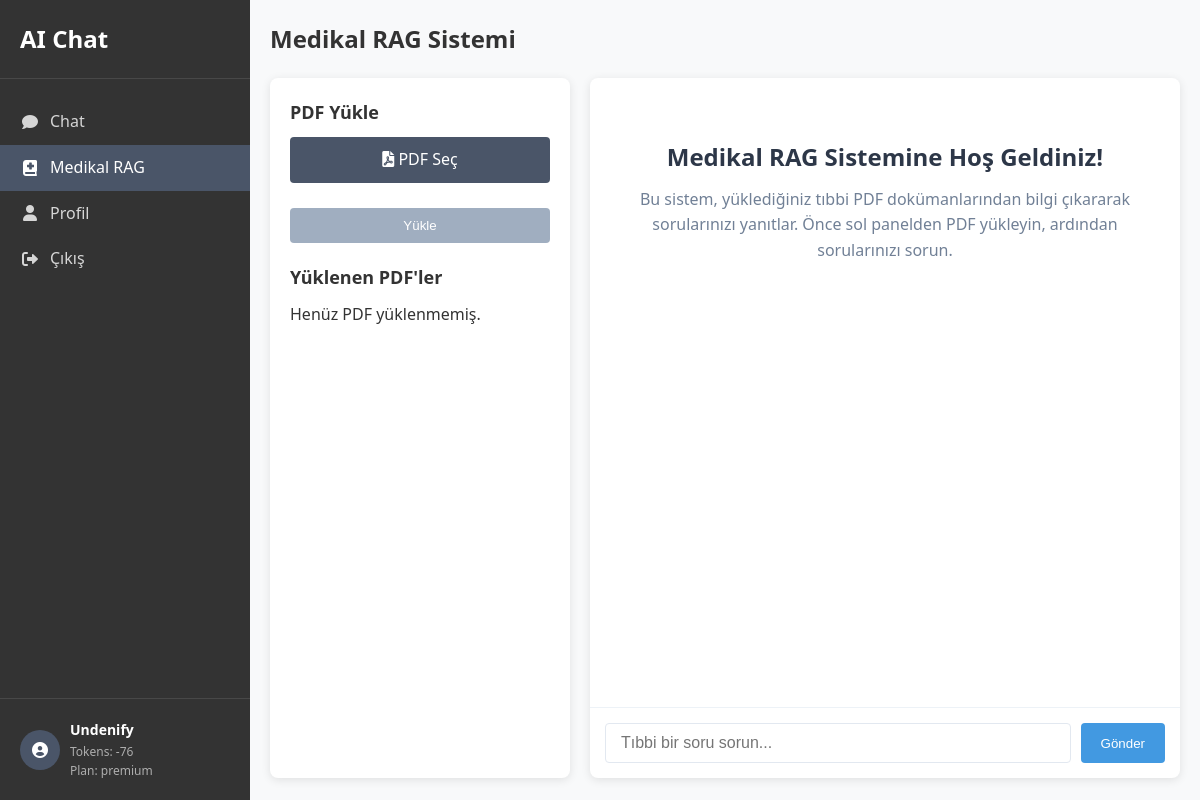
The app's page /rag (signed in) with its own data.
### tables this page shows
CREATE TABLE users (
        id INTEGER PRIMARY KEY AUTOINCREMENT,
        username TEXT UNIQUE NOT NULL,
        email TEXT UNIQUE NOT NULL,
        password TEXT NOT NULL,
        is_admin INTEGER DEFAULT 0,
        tokens_remaining INTEGER DEFAULT 100,
        plan TEXT DEFAULT 'basic',
        created_at TEXT
    , last_token_reset TEXT, last_rag_reset TEXT, rag_searches_remaining INTEGER DEFAULT 1);

### rag_system.py (the view)
@rag_bp.route('/rag')
def rag_index():
    if not session.get('logged_in'):
        return redirect(url_for('login'))
    db = get_db()
    user_id = session.get('user_id')
    user = db.execute('SELECT * FROM users WHERE id = ?', (user_id,)).fetchone()
    pdfs = []
    if os.path.exists(UPLOAD_FOLDER):
        for filename in os.listdir(UPLOAD_FOLDER):
            if filename.endswith('.pdf'):
                pdfs.append(filename)
    return render_template('rag.html', user=user, pdfs=pdfs)

### app.py (called while the page is built)
@app.teardown_appcontext
def close_connection(exception):
    close_db()

### rag_system.py (called while the page is built)
def get_db():
    db = getattr(g, '_database', None)
    if db is None:
        db = g._database = sqlite3.connect(current_app.config['DATABASE'])
        db.row_factory = sqlite3.Row
    return db

### templates/rag.html (shortened to what this page needs)
<!DOCTYPE html>
<html lang="tr">
<head>
    <link rel="stylesheet" href="https://cdnjs.cloudflare.com/ajax/libs/font-awesome/6.0.0-beta3/css/all.min.css">
</head>
<body>
    <div class="container">
        <nav class="sidebar">
            <div class="sidebar-header">
                <h2>AI Chat</h2>
            </div>
            <div class="sidebar-menu">
                <a href="/" class="menu-item">
                    <i class="fas fa-comment"></i>
                    <span>Chat</span>
                </a>
                <a href="/rag" class="menu-item active">
                    <i class="fas fa-book-medical"></i>
                    <span>Medikal RAG</span>
                </a>
                <a href="/profile" class="menu-item">
                    <i class="fas fa-user"></i>
                    <span>Profil</span>
                </a>
                <a href="/logout" class="menu-item">
                    <i class="fas fa-sign-out-alt"></i>
                    <span>Çıkış</span>
                </a>
            </div>
            <div class="sidebar-footer">
                <div class="user-info">
                    <div class="avatar">
                        <i class="fas fa-user-circle"></i>
                    </div>
                    <div class="user-details">
                        <p class="username">{{ user.username }}</p>
                        <p class="tokens">Tokens: <span id="tokens-count">{{ user.tokens_remaining }}</span></p>
                        <p class="plan">Plan: {{ user.plan }}</p>
                    </div>
                </div>
            </div>
        </nav>
        <main class="content">
            <div class="rag-container">
                <div class="rag-header">
                    <h2>Medikal RAG Sistemi</h2>
                </div>
                <div class="rag-content">
                    <div class="rag-sidebar">
                        <div class="pdf-upload">
                            <h3>PDF Yükle</h3>
                            <form id="pdf-upload-form" class="upload-form">
                                <div class="file-input-container">
                                    <label class="file-input-label">
                                        <i class="fas fa-file-pdf"></i> PDF Seç
                                    </label>
                                </div>
                                <button type="submit" id="upload-btn" class="upload-btn" disabled>
                                    <span id="upload-btn-text">Yükle</span>
                                </button>
                            </form>
                        </div>
                        <div class="pdf-list">
                            <h3>Yüklenen PDF'ler</h3>
                            <div id="pdf-list-container">
                            </div>
                        </div>
                    </div>
                    <div class="rag-main">
                        <div class="chat-container">
                            <div class="chat-messages" id="chat-messages">
                                <div class="welcome-message">
                                    <h3>Medikal RAG Sistemine Hoş Geldiniz!</h3>
                                    <p>Bu sistem, yüklediğiniz tıbbi PDF dokümanlarından bilgi çıkararak sorularınızı
                                        yanıtlar. Önce sol panelden PDF yükleyin, ardından sorularınızı sorun.</p>
                                </div>
                            </div>
                            <div class="chat-input">
                                <input type="text" id="question-input" placeholder="Tıbbi bir soru sorun...">
                                <button id="send-btn" class="send-btn">
                                    <span id="send-btn-text">Gönder</span>
                                </button>
                            </div>
                        </div>
                    </div>
                </div>
            </div>
        </main>
    </div>
</body>
</html>

### templates/rag.html (style rules this page uses)
* { margin: 0; padding: 0; box-sizing: border-box; }
body { font-family: 'Segoe UI', Tahoma, Geneva, Verdana, sans-serif; background-color: #f8f9fa; color: #333; line-height: 1.6; height: 100vh; overflow: hidden; }
.container { display: flex; height: 100vh; }
.sidebar { width: 250px; background-color: #333; color: white; display: flex; flex-direction: column; height: 100vh; }
.sidebar-header { padding: 20px; border-bottom: 1px solid rgba(255, 255, 255, 0.1); }
.sidebar-menu { flex: 1; padding: 20px 0; }
.menu-item { display: flex; align-items: center; padding: 10px 20px; color: rgba(255, 255, 255, 0.8); text-decoration: none; transition: all 0.3s ease; }
.menu-item.active { background-color: #4a5568; color: white; }
.menu-item i { margin-right: 10px; width: 20px; text-align: center; }
.sidebar-footer { padding: 20px; border-top: 1px solid rgba(255, 255, 255, 0.1); }
.user-info { display: flex; align-items: center; }
.avatar { width: 40px; height: 40px; border-radius: 50%; background-color: #4a5568; display: flex; align-items: center; justify-content: center; margin-right: 10px; }
.user-details { font-size: 14px; }
.username { font-weight: 600; }
.tokens, .plan { font-size: 12px; color: rgba(255, 255, 255, 0.6); }
.content { flex: 1; display: flex; flex-direction: column; overflow: hidden; }
.rag-container { display: flex; flex-direction: column; height: 100%; padding: 20px; overflow: hidden; }
.rag-header { display: flex; justify-content: space-between; align-items: center; margin-bottom: 20px; }
.rag-header h2 { font-size: 24px; font-weight: 600; }
.rag-content { display: flex; height: calc(100% - 60px); gap: 20px; }
.rag-sidebar { width: 300px; background-color: white; border-radius: 8px; box-shadow: 0 2px 10px rgba(0, 0, 0, 0.1); padding: 20px; display: flex; flex-direction: column; overflow: hidden; }
.rag-main { flex: 1; display: flex; flex-direction: column; background-color: white; border-radius: 8px; box-shadow: 0 2px 10px rgba(0, 0, 0, 0.1); overflow: hidden; }
.pdf-upload { margin-bottom: 20px; }
.pdf-upload h3 { font-size: 18px; margin-bottom: 10px; }
.upload-form { display: flex; flex-direction: column; gap: 10px; }
.file-input-container { position: relative; overflow: hidden; display: inline-block; cursor: pointer; }
.file-input-label { display: block; padding: 10px 15px; background-color: #4a5568; color: white; border-radius: 4px; text-align: center; transition: background-color 0.3s; }
.upload-btn { padding: 10px 15px; background-color: #4299e1; color: white; border: none; border-radius: 4px; cursor: pointer; transition: background-color 0.3s; }
.upload-btn:disabled { background-color: #a0aec0; cursor: not-allowed; }
.pdf-list { flex: 1; overflow-y: auto; }
.pdf-list h3 { font-size: 18px; margin-bottom: 10px; }
.chat-container { display: flex; flex-direction: column; height: 100%; }
.chat-messages { flex: 1; padding: 20px; overflow-y: auto; }
.chat-input { display: flex; padding: 15px; border-top: 1px solid #edf2f7; }
.chat-input input { flex: 1; padding: 10px 15px; border: 1px solid #e2e8f0; border-radius: 4px; font-size: 16px; outline: none; }
.send-btn { padding: 10px 20px; background-color: #4299e1; color: white; border: none; border-radius: 4px; margin-left: 10px; cursor: pointer; transition: background-color 0.3s; }
.welcome-message { text-align: center; padding: 40px 20px; }
.welcome-message h3 { font-size: 24px; margin-bottom: 10px; color: #2d3748; }
.welcome-message p { color: #718096; max-width: 600px; margin: 0 auto 20px; }

### records on screen
users: username "Undenify", tokens_remaining "-76", plan "premium"
